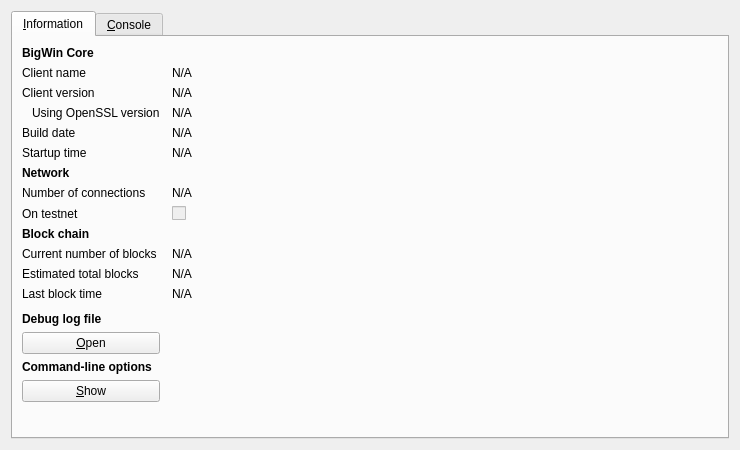
<?xml version="1.0" encoding="UTF-8"?>
<ui version="4.0">
 <class>RPCConsole</class>
 <widget class="QDialog" name="RPCConsole">
  <property name="geometry">
   <rect>
    <x>0</x>
    <y>0</y>
    <width>740</width>
    <height>450</height>
   </rect>
  </property>
  <property name="windowTitle">
   <string>BigWin - Debug window</string>
  </property>
  <layout class="QVBoxLayout" name="verticalLayout_2">
   <item>
    <widget class="QTabWidget" name="tabWidget">
     <property name="currentIndex">
      <number>0</number>
     </property>
     <widget class="QWidget" name="tab_info">
      <attribute name="title">
       <string>&amp;Information</string>
      </attribute>
      <layout class="QGridLayout" name="gridLayout" columnstretch="0,1">
       <property name="horizontalSpacing">
        <number>12</number>
       </property>
       <item row="0" column="0">
        <widget class="QLabel" name="label_9">
         <property name="font">
          <font>
           <weight>75</weight>
           <bold>true</bold>
          </font>
         </property>
         <property name="text">
          <string>BigWin Core</string>
         </property>
        </widget>
       </item>
       <item row="1" column="0">
        <widget class="QLabel" name="label_5">
         <property name="text">
          <string>Client name</string>
         </property>
        </widget>
       </item>
       <item row="1" column="1">
        <widget class="QLabel" name="clientName">
         <property name="cursor">
          <cursorShape>IBeamCursor</cursorShape>
         </property>
         <property name="text">
          <string>N/A</string>
         </property>
         <property name="textFormat">
          <enum>Qt::PlainText</enum>
         </property>
         <property name="textInteractionFlags">
          <set>Qt::LinksAccessibleByMouse|Qt::TextSelectableByKeyboard|Qt::TextSelectableByMouse</set>
         </property>
        </widget>
       </item>
       <item row="2" column="0">
        <widget class="QLabel" name="label_6">
         <property name="text">
          <string>Client version</string>
         </property>
        </widget>
       </item>
       <item row="2" column="1">
        <widget class="QLabel" name="clientVersion">
         <property name="cursor">
          <cursorShape>IBeamCursor</cursorShape>
         </property>
         <property name="text">
          <string>N/A</string>
         </property>
         <property name="textFormat">
          <enum>Qt::PlainText</enum>
         </property>
         <property name="textInteractionFlags">
          <set>Qt::LinksAccessibleByMouse|Qt::TextSelectableByKeyboard|Qt::TextSelectableByMouse</set>
         </property>
        </widget>
       </item>
       <item row="3" column="0">
        <widget class="QLabel" name="label_14">
         <property name="text">
          <string>Using OpenSSL version</string>
         </property>
         <property name="indent">
          <number>10</number>
         </property>
        </widget>
       </item>
       <item row="3" column="1">
        <widget class="QLabel" name="openSSLVersion">
         <property name="cursor">
          <cursorShape>IBeamCursor</cursorShape>
         </property>
         <property name="text">
          <string>N/A</string>
         </property>
         <property name="textFormat">
          <enum>Qt::PlainText</enum>
         </property>
         <property name="textInteractionFlags">
          <set>Qt::LinksAccessibleByMouse|Qt::TextSelectableByKeyboard|Qt::TextSelectableByMouse</set>
         </property>
        </widget>
       </item>
       <item row="4" column="0">
        <widget class="QLabel" name="label_12">
         <property name="text">
          <string>Build date</string>
         </property>
        </widget>
       </item>
       <item row="4" column="1">
        <widget class="QLabel" name="buildDate">
         <property name="cursor">
          <cursorShape>IBeamCursor</cursorShape>
         </property>
         <property name="text">
          <string>N/A</string>
         </property>
         <property name="textFormat">
          <enum>Qt::PlainText</enum>
         </property>
         <property name="textInteractionFlags">
          <set>Qt::LinksAccessibleByMouse|Qt::TextSelectableByKeyboard|Qt::TextSelectableByMouse</set>
         </property>
        </widget>
       </item>
       <item row="5" column="0">
        <widget class="QLabel" name="label_13">
         <property name="text">
          <string>Startup time</string>
         </property>
        </widget>
       </item>
       <item row="5" column="1">
        <widget class="QLabel" name="startupTime">
         <property name="cursor">
          <cursorShape>IBeamCursor</cursorShape>
         </property>
         <property name="text">
          <string>N/A</string>
         </property>
         <property name="textFormat">
          <enum>Qt::PlainText</enum>
         </property>
         <property name="textInteractionFlags">
          <set>Qt::LinksAccessibleByMouse|Qt::TextSelectableByKeyboard|Qt::TextSelectableByMouse</set>
         </property>
        </widget>
       </item>
       <item row="6" column="0">
        <widget class="QLabel" name="label_11">
         <property name="font">
          <font>
           <weight>75</weight>
           <bold>true</bold>
          </font>
         </property>
         <property name="text">
          <string>Network</string>
         </property>
        </widget>
       </item>
       <item row="7" column="0">
        <widget class="QLabel" name="label_7">
         <property name="text">
          <string>Number of connections</string>
         </property>
        </widget>
       </item>
       <item row="7" column="1">
        <widget class="QLabel" name="numberOfConnections">
         <property name="cursor">
          <cursorShape>IBeamCursor</cursorShape>
         </property>
         <property name="text">
          <string>N/A</string>
         </property>
         <property name="textFormat">
          <enum>Qt::PlainText</enum>
         </property>
         <property name="textInteractionFlags">
          <set>Qt::LinksAccessibleByMouse|Qt::TextSelectableByKeyboard|Qt::TextSelectableByMouse</set>
         </property>
        </widget>
       </item>
       <item row="8" column="0">
        <widget class="QLabel" name="label_8">
         <property name="text">
          <string>On testnet</string>
         </property>
        </widget>
       </item>
       <item row="8" column="1">
        <widget class="QCheckBox" name="isTestNet">
         <property name="enabled">
          <bool>false</bool>
         </property>
         <property name="text">
          <string/>
         </property>
        </widget>
       </item>
       <item row="9" column="0">
        <widget class="QLabel" name="label_10">
         <property name="font">
          <font>
           <weight>75</weight>
           <bold>true</bold>
          </font>
         </property>
         <property name="text">
          <string>Block chain</string>
         </property>
        </widget>
       </item>
       <item row="10" column="0">
        <widget class="QLabel" name="label_3">
         <property name="text">
          <string>Current number of blocks</string>
         </property>
        </widget>
       </item>
       <item row="10" column="1">
        <widget class="QLabel" name="numberOfBlocks">
         <property name="cursor">
          <cursorShape>IBeamCursor</cursorShape>
         </property>
         <property name="text">
          <string>N/A</string>
         </property>
         <property name="textFormat">
          <enum>Qt::PlainText</enum>
         </property>
         <property name="textInteractionFlags">
          <set>Qt::LinksAccessibleByMouse|Qt::TextSelectableByKeyboard|Qt::TextSelectableByMouse</set>
         </property>
        </widget>
       </item>
       <item row="11" column="0">
        <widget class="QLabel" name="label_4">
         <property name="text">
          <string>Estimated total blocks</string>
         </property>
        </widget>
       </item>
       <item row="11" column="1">
        <widget class="QLabel" name="totalBlocks">
         <property name="cursor">
          <cursorShape>IBeamCursor</cursorShape>
         </property>
         <property name="text">
          <string>N/A</string>
         </property>
         <property name="textFormat">
          <enum>Qt::PlainText</enum>
         </property>
         <property name="textInteractionFlags">
          <set>Qt::LinksAccessibleByMouse|Qt::TextSelectableByKeyboard|Qt::TextSelectableByMouse</set>
         </property>
        </widget>
       </item>
       <item row="12" column="0">
        <widget class="QLabel" name="label_2">
         <property name="text">
          <string>Last block time</string>
         </property>
        </widget>
       </item>
       <item row="12" column="1">
        <widget class="QLabel" name="lastBlockTime">
         <property name="cursor">
          <cursorShape>IBeamCursor</cursorShape>
         </property>
         <property name="text">
          <string>N/A</string>
         </property>
         <property name="textFormat">
          <enum>Qt::PlainText</enum>
         </property>
         <property name="textInteractionFlags">
          <set>Qt::LinksAccessibleByMouse|Qt::TextSelectableByKeyboard|Qt::TextSelectableByMouse</set>
         </property>
        </widget>
       </item>
       <item row="13" column="0">
        <spacer name="verticalSpacer_2">
         <property name="orientation">
          <enum>Qt::Vertical</enum>
         </property>
         <property name="sizeHint" stdset="0">
          <size>
           <width>20</width>
           <height>20</height>
          </size>
         </property>
        </spacer>
       </item>
       <item row="14" column="0">
        <widget class="QLabel" name="labelDebugLogfile">
         <property name="font">
          <font>
           <weight>75</weight>
           <bold>true</bold>
          </font>
         </property>
         <property name="text">
          <string>Debug log file</string>
         </property>
        </widget>
       </item>
       <item row="15" column="0">
        <widget class="QPushButton" name="openDebugLogfileButton">
         <property name="toolTip">
          <string>Open the BigWin debug log file from the current data directory. This can take a few seconds for large log files.</string>
         </property>
         <property name="text">
          <string>&amp;Open</string>
         </property>
         <property name="autoDefault">
          <bool>false</bool>
         </property>
        </widget>
       </item>
       <item row="16" column="0">
        <widget class="QLabel" name="labelCLOptions">
         <property name="font">
          <font>
           <weight>75</weight>
           <bold>true</bold>
          </font>
         </property>
         <property name="text">
          <string>Command-line options</string>
         </property>
        </widget>
       </item>
       <item row="17" column="0">
        <widget class="QPushButton" name="showCLOptionsButton">
         <property name="toolTip">
          <string>Show the BigWin-Qt help message to get a list with possible BigWin command-line options.</string>
         </property>
         <property name="text">
          <string>&amp;Show</string>
         </property>
         <property name="autoDefault">
          <bool>false</bool>
         </property>
        </widget>
       </item>
       <item row="18" column="0">
        <spacer name="verticalSpacer">
         <property name="orientation">
          <enum>Qt::Vertical</enum>
         </property>
         <property name="sizeHint" stdset="0">
          <size>
           <width>20</width>
           <height>40</height>
          </size>
         </property>
        </spacer>
       </item>
      </layout>
     </widget>
     <widget class="QWidget" name="tab_console">
      <attribute name="title">
       <string>&amp;Console</string>
      </attribute>
      <layout class="QVBoxLayout" name="verticalLayout_3">
       <property name="spacing">
        <number>3</number>
       </property>
       <item>
        <widget class="QTextEdit" name="messagesWidget">
         <property name="minimumSize">
          <size>
           <width>0</width>
           <height>100</height>
          </size>
         </property>
         <property name="readOnly">
          <bool>true</bool>
         </property>
         <property name="tabKeyNavigation" stdset="0">
          <bool>false</bool>
         </property>
         <property name="columnCount" stdset="0">
          <number>2</number>
         </property>
        </widget>
       </item>
       <item>
        <layout class="QHBoxLayout" name="horizontalLayout">
         <property name="spacing">
          <number>3</number>
         </property>
         <item>
          <widget class="QLabel" name="label">
           <property name="text">
            <string notr="true">&gt;</string>
           </property>
          </widget>
         </item>
         <item>
          <widget class="QLineEdit" name="lineEdit"/>
         </item>
         <item>
          <widget class="QPushButton" name="clearButton">
           <property name="maximumSize">
            <size>
             <width>24</width>
             <height>24</height>
            </size>
           </property>
           <property name="toolTip">
            <string>Clear console</string>
           </property>
           <property name="text">
            <string/>
           </property>
           <property name="icon">
            <iconset resource="../bitcoin.qrc">
             <normaloff>:/icons/remove</normaloff>:/icons/remove</iconset>
           </property>
           <property name="shortcut">
            <string notr="true">Ctrl+L</string>
           </property>
           <property name="autoDefault">
            <bool>false</bool>
           </property>
          </widget>
         </item>
        </layout>
       </item>
      </layout>
     </widget>
    </widget>
   </item>
  </layout>
 </widget>
 <resources>
  <include location="../bitcoin.qrc"/>
 </resources>
 <connections/>
</ui>
